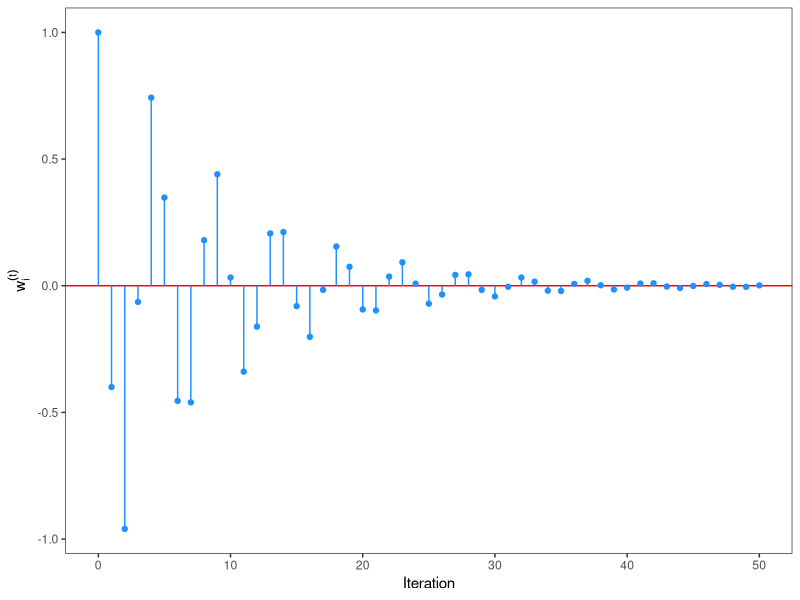
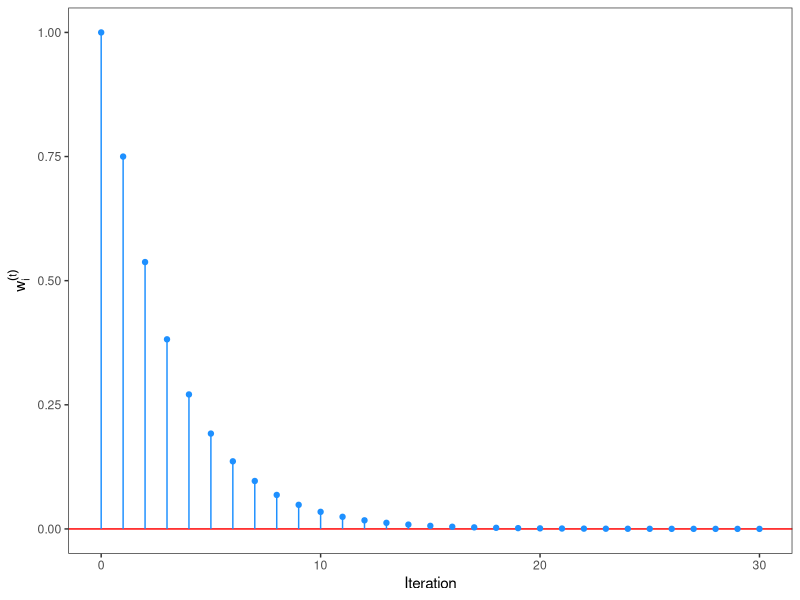
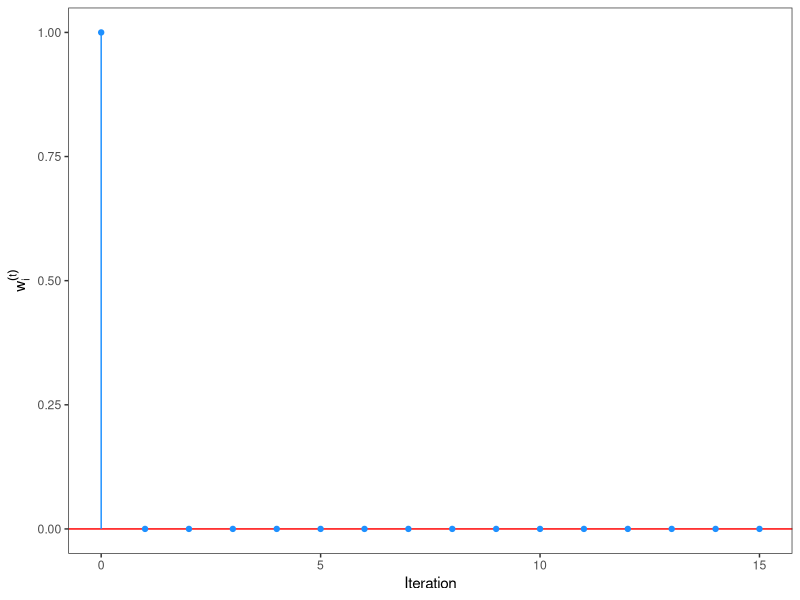
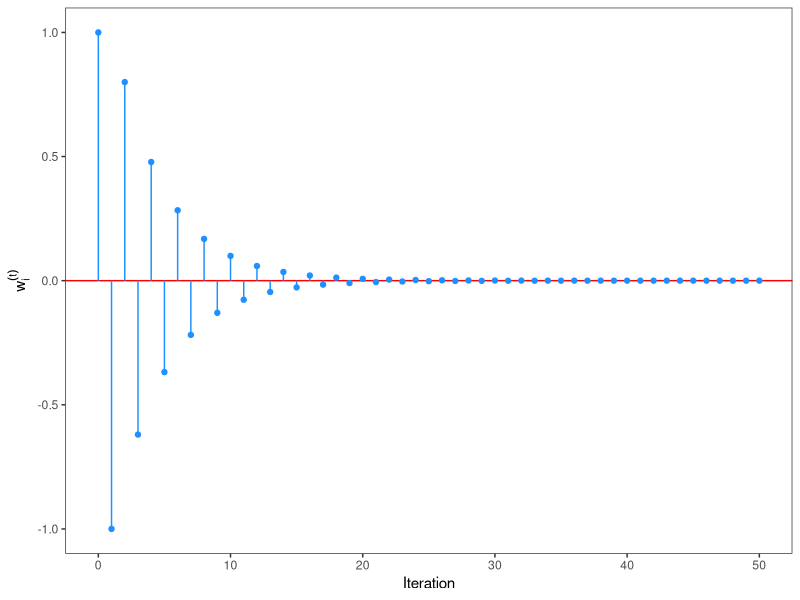
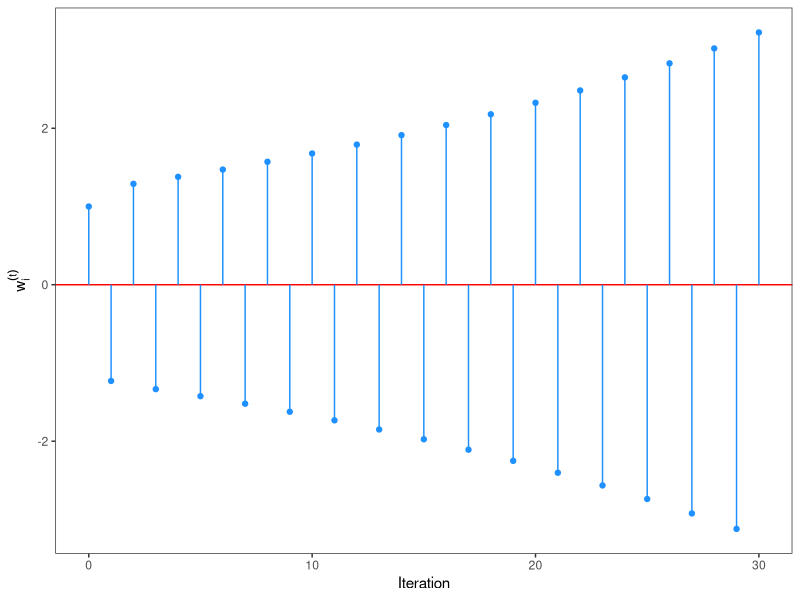

R code for these plots, in order:
# Used in: 03-momquad.tex
#
# Generates lollipop plots of the eigenspace error component w_i over iterations
# for GD with momentum, illustrating five convergence behaviors.
# Recursion: u^{t+1} = φ u^t + α λ w^t,  w^{t+1} = w^t - u^{t+1}
# with λ = 1, w₀ = 1, u₀ = 0.
# Produces:
#   figure/momentum_traj_ripples.pdf   (complex EVs — damped ripples)
#   figure/momentum_traj_mono.pdf      (real positive EVs — monotone decay)
#   figure/momentum_traj_1step.pdf     (one-step convergence)
#   figure/momentum_traj_osc.pdf       (real negative EVs — damped oscillations)
#   figure/momentum_traj_div.pdf       (diverging iterates)

library(ggplot2)

set.seed(123L)

run_momentum = function(phi, alpha, lambda = 1, n_iter = 50L, w0 = 1, u0 = 0) {
  w = numeric(n_iter + 1L)
  u = numeric(n_iter + 1L)
  w[1L] = w0
  u[1L] = u0
  for (t in seq_len(n_iter)) {
    u[t + 1L] = phi * u[t] + alpha * lambda * w[t]
    w[t + 1L] = w[t] - u[t + 1L]
  }
  data.frame(t = 0:n_iter, w = w)
}

make_lollipop = function(df) {
  ggplot(df, aes(x = t, y = w)) +
    geom_hline(yintercept = 0, color = "red") +
    geom_segment(aes(xend = t, yend = 0), color = "dodgerblue") +
    geom_point(color = "dodgerblue") +
    labs(x = "Iteration", y = expression(w[i]^{(t)})) +
    theme_bw() +
    theme(panel.grid = element_blank())
}

scenarios = list(
  ripples = list(phi = 0.8,  alpha = 1.4,  n_iter = 50L),
  mono    = list(phi = 0.1,  alpha = 0.25, n_iter = 30L),
  `1step` = list(phi = 0.0,  alpha = 1.0,  n_iter = 15L),
  osc     = list(phi = 0.1,  alpha = 2.0,  n_iter = 50L),
  div     = list(phi = 0.1,  alpha = 2.23, n_iter = 30L)
)

for (nm in names(scenarios)) {
  s  = scenarios[[nm]]
  df = run_momentum(phi = s$phi, alpha = s$alpha, n_iter = s$n_iter)
  ggsave(
    paste0("../figure/momentum_traj_", nm, ".pdf"),
    plot = make_lollipop(df), width = 4, height = 3
  )
}
